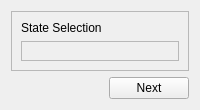
            <widget class="QWidget" name="state_page">
             <layout class="QVBoxLayout" name="verticalLayout_63">
              <item>
               <widget class="QFrame" name="frame_104">
                <property name="frameShape">
                 <enum>QFrame::StyledPanel</enum>
                </property>
                <property name="frameShadow">
                 <enum>QFrame::Raised</enum>
                </property>
                <layout class="QVBoxLayout" name="verticalLayout_59" stretch="0,1">
                 <item>
                  <widget class="QLabel" name="label_22">
                   <property name="styleSheet">
                    <string notr="true">font: 24pt &quot;Segoe UI&quot;;</string>
                   </property>
                   <property name="text">
                    <string>State Selection</string>
                   </property>
                  </widget>
                 </item>
                 <item>
                  <widget class="QFrame" name="frame_105">
                   <property name="frameShape">
                    <enum>QFrame::StyledPanel</enum>
                   </property>
                   <property name="frameShadow">
                    <enum>QFrame::Raised</enum>
                   </property>
                   <layout class="QVBoxLayout" name="verticalLayout_60"/>
                  </widget>
                 </item>
                </layout>
               </widget>
              </item>
              <item alignment="Qt::AlignRight">
               <widget class="QPushButton" name="next_time">
                <property name="text">
                 <string>Next</string>
                </property>
               </widget>
              </item>
             </layout>
            </widget>
